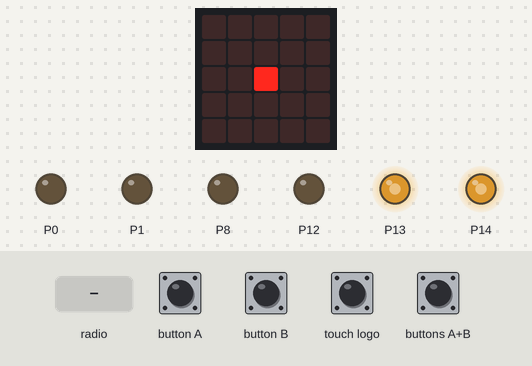
Bench run of a program on a simulated BBC micro:bit (MakeCode). Shown: the board's 5×5 LED display, output pins drawn as LEDs (lit = HIGH). Inputs (shaded band) come from the test bench.

Above: at 1.6 s.
1.7 s: radio message "schneller" arrives
At 2.7 s:
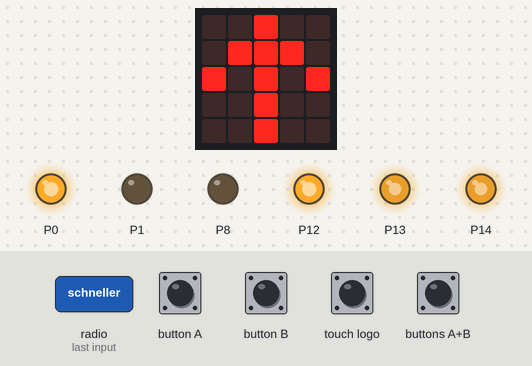
3.2 s: buttons A+B pressed for 0.15 s
At 4.5 s:
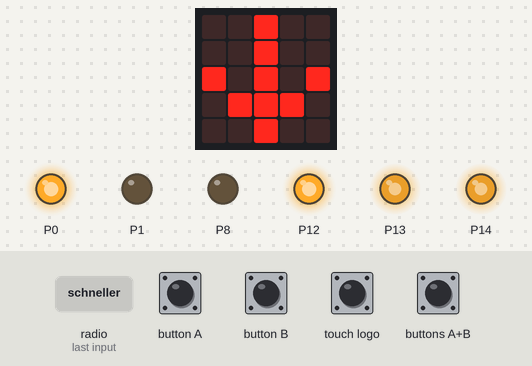
4.8 s: radio message "stop" arrives
At 6.0 s:
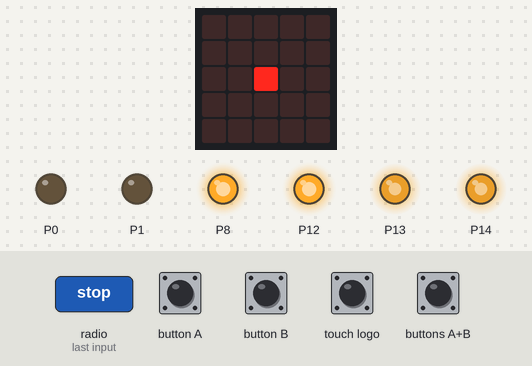
6.3 s: radio message "1" arrives
At 7.5 s:
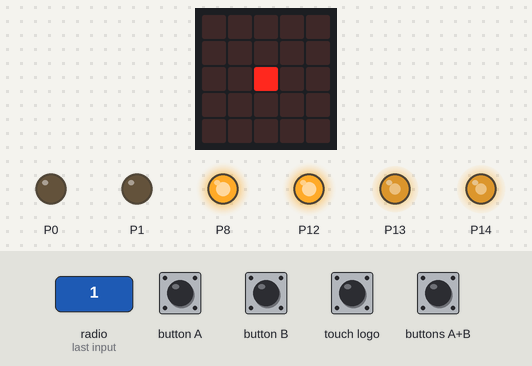
7.8 s: button A pressed for 0.15 s
At 9.1 s:
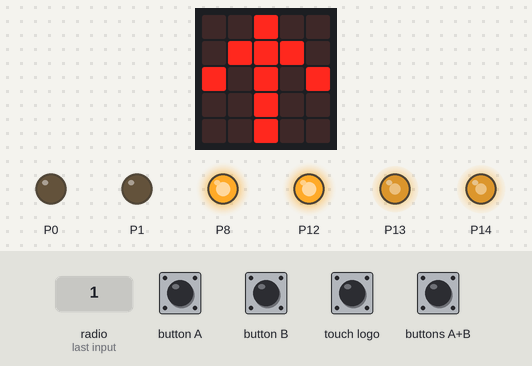
9.4 s: buttons A+B pressed for 1 s
At 11.7 s:
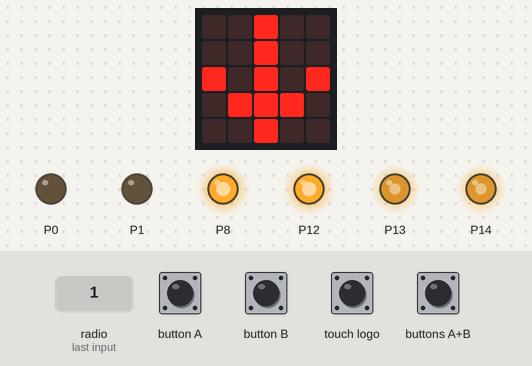
Timing chart, 0 to 12.9 s (numbered marks = the images above; inputs shaded):
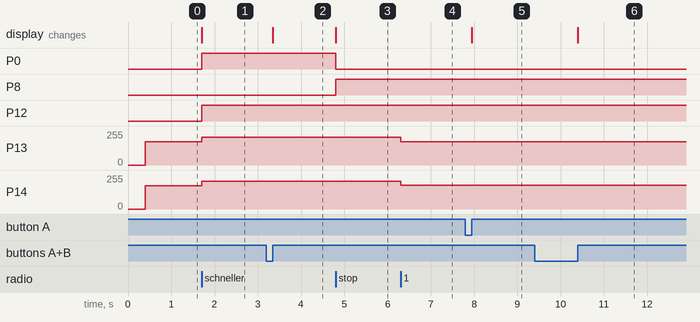

Measured:
- after the input at 1.7 s, P0, P12: LOW → HIGH at once; P13, P14: 175/255 → 207/255 at once; the display: changes at once (image 1)
- after the input at 3.2 s, the display: changes after 0.15 s (image 2)
- after the input at 4.8 s, P0: HIGH → LOW at once; P8: LOW → HIGH at once; the display: changes at once (image 3)
- after the input at 6.3 s, P13: 207/255 → 173/255 at once; P14: 207/255 → 177/255 at once
- after the input at 7.8 s, the display: changes after 0.15 s (image 5)
- after the input at 9.4 s, the display: changes after 1.0 s (image 6)

The program:

main.ts
```typescript
input.onLogoEvent(TouchButtonEvent.Pressed, function () {
    basic.showLeds(`
        . . . . .
        . . . . .
        . . # . .
        . . . . .
        . . . . .
        `)
})
radio.onReceivedNumber(function (receivedNumber) {
    vr = Math.map(receivedNumber, -45, 45, 383, 1023)
    vl = Math.map(-1 * receivedNumber, -45, 45, 383, 1023)
})
function schneller () {
    vor()
    vr += 128
    vl += 128
}
function vor () {
    pins.digitalWritePin(DigitalPin.P0, 1)
    pins.digitalWritePin(DigitalPin.P1, 0)
    pins.digitalWritePin(DigitalPin.P8, 0)
    pins.digitalWritePin(DigitalPin.P12, 1)
}
function stop () {
    pins.digitalWritePin(DigitalPin.P0, 0)
    pins.digitalWritePin(DigitalPin.P1, 0)
    pins.digitalWritePin(DigitalPin.P8, 1)
    pins.digitalWritePin(DigitalPin.P12, 1)
}
input.onButtonPressed(Button.A, function () {
    basic.showArrow(ArrowNames.North)
})
function zurück () {
    pins.digitalWritePin(DigitalPin.P0, 0)
    pins.digitalWritePin(DigitalPin.P1, 1)
    pins.digitalWritePin(DigitalPin.P8, 1)
    pins.digitalWritePin(DigitalPin.P12, 0)
}
input.onButtonPressed(Button.AB, function () {
    basic.showArrow(ArrowNames.South)
})
radio.onReceivedString(function (receivedString) {
    if (receivedString == "schneller") {
        schneller()
        basic.showArrow(ArrowNames.North)
    } else if (receivedString == "langsamer") {
        langsamer()
        basic.showArrow(ArrowNames.North)
    } else if (receivedString == "stop") {
        stop()
        basic.showLeds(`
            . . . . .
            . . . . .
            . . # . .
            . . . . .
            . . . . .
            `)
    } else if (receivedString == "zurück") {
        vr = 703
        vl = 703
        zurück()
        basic.showArrow(ArrowNames.South)
    }
})
input.onButtonPressed(Button.B, function () {
    basic.showArrow(ArrowNames.North)
})
function langsamer () {
    vor()
    vr += -128
    vl += -128
}
let vl = 0
let vr = 0
basic.showLeds(`
    . . . . .
    . . . . .
    . . # . .
    . . . . .
    . . . . .
    `)
vr = 703
vl = 703
radio.setGroup(154)
basic.forever(function () {
    vr = Math.constrain(vr, 383, 1023)
    vl = Math.constrain(vl, 383, 1023)
    pins.analogWritePin(AnalogPin.P14, vr)
    pins.analogWritePin(AnalogPin.P13, vl)
})
```

test.ts
```typescript
// Hier kann man Tests durchführen; diese Datei wird nicht kompiliert, wenn dieses Paket als Erweiterung verwendet wird.
```
